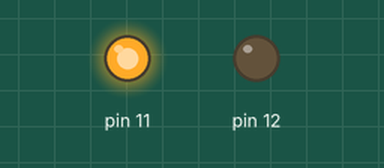
This sketch was run on a simulated Arduino Uno, built with avr-gcc and run on an emulated ATmega328P. On the bench: output pins drawn as LEDs (lit = HIGH).

Above: at 0.02 s.
At 1.42 s:
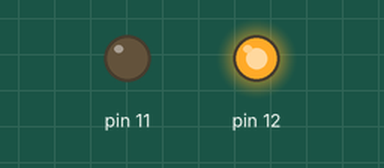
At 2.87 s:
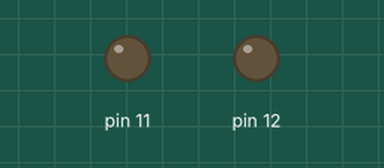
Timing chart, 0 to 3.2 s (numbered marks = the images above):
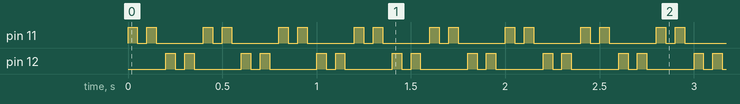

The sketch:

sketch_mar08c.ino
```cpp
void setup() {
 // put your setup code here, to run once:
  pinMode(11,OUTPUT);
  // put your setup code here, to run once:
  pinMode(12,OUTPUT);


}

void loop() {
  // put your main code here, to run repeatedly:

  digitalWrite (11,HIGH);
  delay(50);
  digitalWrite (11,LOW);
  delay(50);
  digitalWrite (11,HIGH);
  delay(50);
  digitalWrite (11,LOW);
  delay(50);
 digitalWrite (12,HIGH);
  delay(50);
  digitalWrite (12,LOW);
  delay(50);
  digitalWrite (12,HIGH);
  delay(50);
  digitalWrite (12,LOW);
  delay(50);

}
```

Measured:
- by itself, pin 11, pin 12: repeats every 0.40 s: LOW 0.05 s, HIGH 0.05 s, LOW 0.25 s, HIGH 0.05 s
